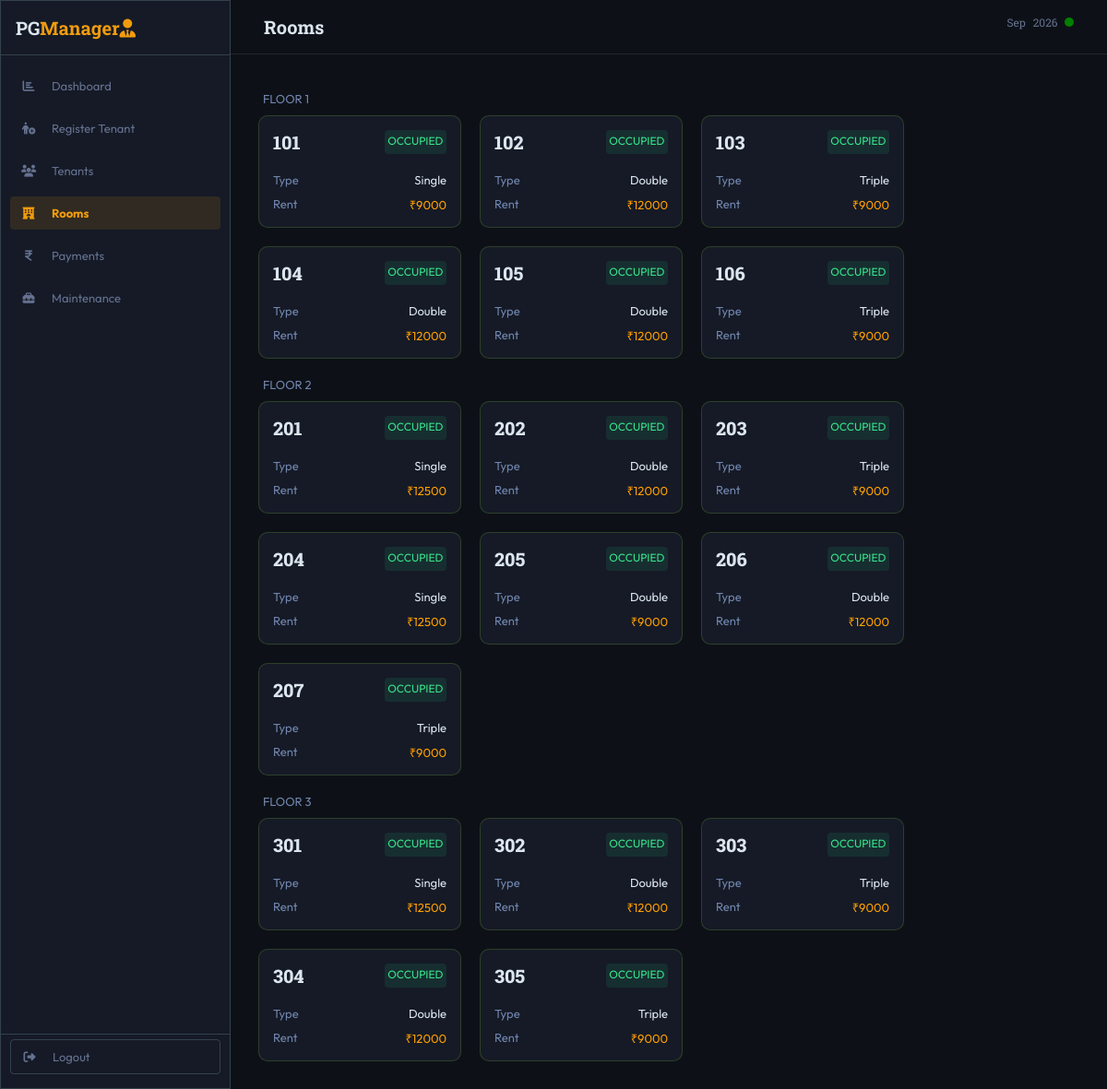
Before: /room/ with the older database file.
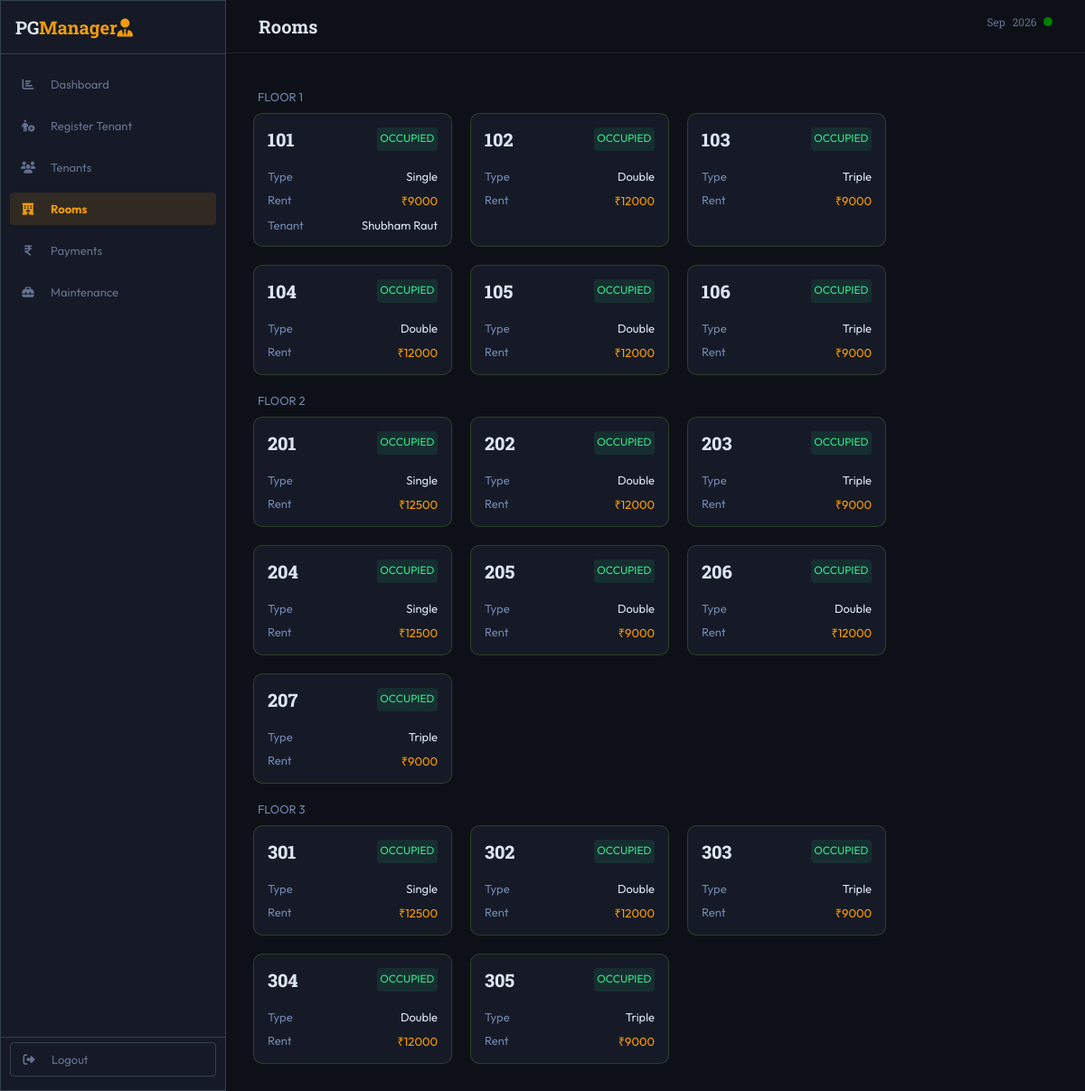
After: the same page with the newer database file.
### dashboard/models.py (models this page shows, shortened)
class Room(models.Model):
    FLOOR_CHOICES = (
        (1, "Floor 1"),
        (2, "Floor 2"),
        (3, "Floor 3"),
        (4, "Floor 4"),
        (5, "Floor 5"),
        (6, "Floor 6"),
        (7, "Floor 7"),
        (8, "Floor 8"),
    )
    SHARING_TYPE_CHOICES = (("single","Single"),("double","Double"),("triple","Triple"), ("quadruple","Quadruple"))
    ROOM_RENT_CHOICES = ((8000,"₹8000"), (9000,"₹9000"), (12000, "₹12000"), (12500,"₹12500"))
    number = models.CharField(max_length=10, null=False, blank=False, unique=True)
    sharing_type = models.CharField(max_length=10, choices=SHARING_TYPE_CHOICES)
    rent = models.PositiveIntegerField(choices=ROOM_RENT_CHOICES)
    floor = models.PositiveIntegerField( choices=FLOOR_CHOICES, null=False, blank=False)

class Tenant(models.Model):
    CHOICE_GENDER = (("","Select Gender"), ("male","Male"), ("female","Female"), ("others","Others"))
    CHOICE_RENT_STATUS = (("pending", "Pending"), ("overdue", "Overdue"), ("paid","Paid"))
    user = models.OneToOneField(User, on_delete=models.CASCADE, null=True, blank=True)
    firstname = models.CharField(max_length=100, null=False, blank=False)
    lastname = models.CharField(max_length=100, null=True, blank=True)
    phone_number = models.CharField(max_length=10, null=False, blank=False)
    email = models.EmailField(unique=True, null=True, blank=True)
    uid = models.CharField(unique=True, max_length=12, blank=False)
    gender = models.CharField(max_length=10, choices=CHOICE_GENDER)
    status = models.CharField(max_length=100, null=False, blank=False, default="active")
    emg_contact_name = models.CharField(max_length=100, null=False, blank=False)
    emg_contact = models.CharField(max_length=10, null=True, blank=True)
    address = models.ForeignKey(Address, on_delete=models.PROTECT, null=False, blank=False)
    room = models.ForeignKey(Room,on_delete=models.PROTECT, null=False, blank=False)
    move_in_date = models.DateField(null=False, blank=False)
    rent_status = models.CharField(null=False, blank=False, default="pending", choices=CHOICE_RENT_STATUS)
    security_deposit = models.DecimalField(max_digits=10, decimal_places=2)
    adv_rent = models.DecimalField(max_digits=10, decimal_places=2)
    notes = models.TextField(max_length=1000, blank=True)
    slug = models.SlugField(unique=True, default=uuid.uuid4, editable=False)

### dashboard/views.py (the view)
# urls.py: path("room/", views.room, name="room"),
def room(request):
    rooms = Room.objects.all().order_by("floor", "number")
    grouped_rooms = ((floor, list(room)) for floor, room in groupby(rooms, key = lambda room: room.floor))
    return render(request, "dashboard/room.html", {
        "grouped_rooms": grouped_rooms,
    })

### dashboard/templates/dashboard/room.html (shortened to what this page needs)
{% extends "base.html" %}
{% load static %}
{% block css_file %}
    <link rel="stylesheet" href="{% static "dashboard/room.css" %}">
{% endblock css_file %}
{% block content %}
<main>
    <header class="page-header">
        <div class="header-title header-box">
            <h2>Rooms</h2>
        </div>
        <div class="header-date header-box">
            <span>{% now "M Y" %}</span>
            <span class="status-dot"></span>
        </div>
    </header>
    <div class="room-container">
        {% for floor, rooms in grouped_rooms %}
            <div class=floor>FLOOR {{ floor }}</div>
            <div class="room">
                {% for r_info in rooms %}
                    {% include "dashboard/includes/add-rooms.html" %}
                {% endfor %}
            </div>
        {% endfor %}
    </div>
</main>
{% endblock content %}

### dashboard/templates/dashboard/includes/add-rooms.html
<div class="room-card">
    <div class="room-no-status card-details">
        <span class="room-no">{{ r_info.number }}</span>
        <span class="status">Occupied</span>
    </div>
    <div class="type card-details">
        <span class="room-type-txt">Type</span>
        <span class="rent-type">{{ r_info.sharing_type | title }}</span>
    </div>
    <div class="rent card-details">
        <span class="room-rent-txt">Rent</span>
        <span class="room-rent">₹{{ r_info.rent }}</span>
    </div>
    {% with greater_count=r_info.tenant_set.all.count %}
        {% for t_info in r_info.tenant_set.all %}
            <div class="tenant-name card-details">
                <span class="name-txt">Tenant {% if greater_count > 1 %} {{ forloop.counter }} {% endif %}</span>
                <span class="name">{{ t_info.firstname }} {{ t_info.lastname }}</span>
            </div>
        {% endfor %}
    {% endwith %}
</div>

Changed rows visible on the page:
added Tenant: firstname "Shubham", lastname "Raut", shown under Room (number 1 of 18 on the later page)
